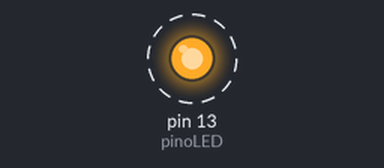
Bench run of a sketch on a simulated Arduino Uno, built with avr-gcc and run on an emulated ATmega328P. Parts: output pins drawn as LEDs (lit = HIGH). Dashed ring = blinking.

Above: at 0.05 s.
Timing chart, 0 to 3.0 s (numbered marks = the images above):
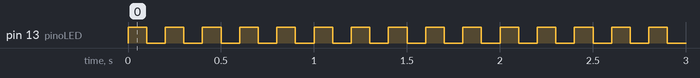

Measured:
- by itself, pin 13 (pinoLED): alternates HIGH for 0.10 s and LOW for 0.10 s

The sketch:

led.ino
```cpp
int pinoLED = 13;

void setup() {
  Serial.begin(9600);
  pinMode(pinoLED, OUTPUT);
}

void loop() {
  digitalWrite(pinoLED, HIGH);
  delay(100);
  digitalWrite(pinoLED, LOW);
  delay(100);
}
```
